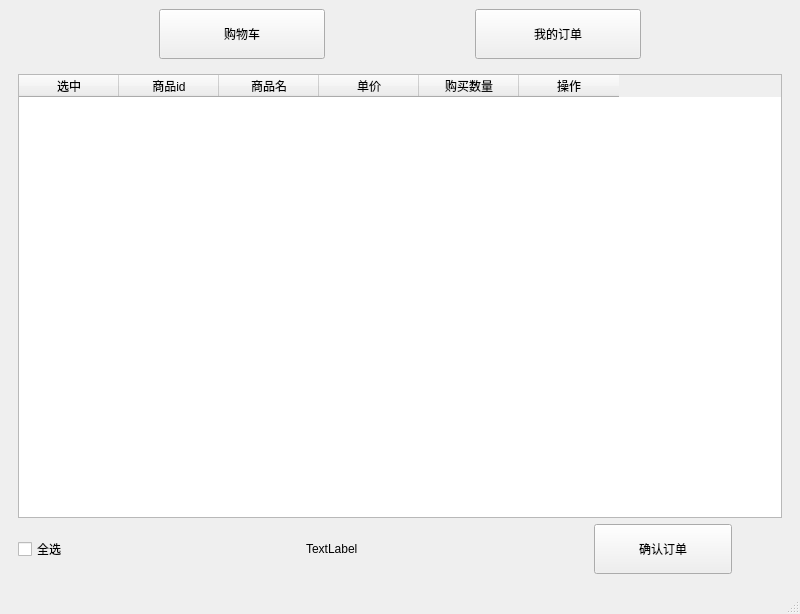
<?xml version="1.0" encoding="UTF-8"?>
<ui version="4.0">
 <class>MainWindow</class>
 <widget class="QMainWindow" name="MainWindow">
  <property name="geometry">
   <rect>
    <x>0</x>
    <y>0</y>
    <width>800</width>
    <height>614</height>
   </rect>
  </property>
  <property name="windowTitle">
   <string>MainWindow</string>
  </property>
  <widget class="QWidget" name="centralwidget">
   <layout class="QVBoxLayout" name="verticalLayout_2">
    <item>
     <layout class="QHBoxLayout" name="horizontalLayout">
      <property name="spacing">
       <number>150</number>
      </property>
      <property name="leftMargin">
       <number>150</number>
      </property>
      <property name="rightMargin">
       <number>150</number>
      </property>
      <item>
       <widget class="QPushButton" name="returnCartBtn">
        <property name="minimumSize">
         <size>
          <width>0</width>
          <height>50</height>
         </size>
        </property>
        <property name="text">
         <string>购物车</string>
        </property>
       </widget>
      </item>
      <item>
       <widget class="QPushButton" name="myOrderBtn">
        <property name="minimumSize">
         <size>
          <width>0</width>
          <height>50</height>
         </size>
        </property>
        <property name="text">
         <string>我的订单</string>
        </property>
       </widget>
      </item>
     </layout>
    </item>
    <item>
     <widget class="QStackedWidget" name="stackedWidget">
      <property name="currentIndex">
       <number>0</number>
      </property>
      <widget class="QWidget" name="page">
       <layout class="QVBoxLayout" name="verticalLayout">
        <item>
         <widget class="QTableWidget" name="table">
          <property name="enabled">
           <bool>true</bool>
          </property>
          <column>
           <property name="text">
            <string>选中</string>
           </property>
          </column>
          <column>
           <property name="text">
            <string>商品id</string>
           </property>
          </column>
          <column>
           <property name="text">
            <string>商品名</string>
           </property>
          </column>
          <column>
           <property name="text">
            <string>单价</string>
           </property>
          </column>
          <column>
           <property name="text">
            <string>购买数量</string>
           </property>
          </column>
          <column>
           <property name="text">
            <string>操作</string>
           </property>
          </column>
         </widget>
        </item>
        <item>
         <layout class="QHBoxLayout" name="horizontalLayout_2">
          <property name="spacing">
           <number>150</number>
          </property>
          <property name="leftMargin">
           <number>0</number>
          </property>
          <property name="rightMargin">
           <number>50</number>
          </property>
          <item>
           <widget class="QCheckBox" name="checkAll">
            <property name="text">
             <string>全选</string>
            </property>
           </widget>
          </item>
          <item>
           <widget class="QLabel" name="moneyLabel">
            <property name="text">
             <string>TextLabel</string>
            </property>
           </widget>
          </item>
          <item>
           <widget class="QPushButton" name="checkOrderBtn">
            <property name="minimumSize">
             <size>
              <width>0</width>
              <height>50</height>
             </size>
            </property>
            <property name="text">
             <string>确认订单</string>
            </property>
           </widget>
          </item>
         </layout>
        </item>
       </layout>
      </widget>
      <widget class="QWidget" name="page_2">
       <layout class="QVBoxLayout" name="verticalLayout_6">
        <item>
         <layout class="QHBoxLayout" name="horizontalLayout_6">
          <item>
           <spacer name="horizontalSpacer_6">
            <property name="orientation">
             <enum>Qt::Horizontal</enum>
            </property>
            <property name="sizeHint" stdset="0">
             <size>
              <width>40</width>
              <height>20</height>
             </size>
            </property>
           </spacer>
          </item>
          <item>
           <widget class="QLabel" name="label_3">
            <property name="text">
             <string>请完善订单信息</string>
            </property>
           </widget>
          </item>
          <item>
           <spacer name="horizontalSpacer_5">
            <property name="orientation">
             <enum>Qt::Horizontal</enum>
            </property>
            <property name="sizeHint" stdset="0">
             <size>
              <width>40</width>
              <height>20</height>
             </size>
            </property>
           </spacer>
          </item>
         </layout>
        </item>
        <item>
         <layout class="QVBoxLayout" name="verticalLayout_5">
          <item>
           <widget class="QLabel" name="label">
            <property name="text">
             <string>选择收货人信息：</string>
            </property>
           </widget>
          </item>
          <item>
           <widget class="QTableWidget" name="con_table">
            <column>
             <property name="text">
              <string>选择</string>
             </property>
            </column>
            <column>
             <property name="text">
              <string>姓名</string>
             </property>
            </column>
            <column>
             <property name="text">
              <string>联系方式</string>
             </property>
            </column>
            <column>
             <property name="text">
              <string>地址信息</string>
             </property>
            </column>
            <column>
             <property name="text">
              <string>操作</string>
             </property>
            </column>
           </widget>
          </item>
         </layout>
        </item>
        <item>
         <layout class="QHBoxLayout" name="horizontalLayout_5">
          <item>
           <layout class="QVBoxLayout" name="verticalLayout_4">
            <item>
             <widget class="QLabel" name="label_4">
              <property name="text">
               <string>商品清单：</string>
              </property>
             </widget>
            </item>
            <item>
             <widget class="QTableWidget" name="mer_table">
              <property name="minimumSize">
               <size>
                <width>399</width>
                <height>287</height>
               </size>
              </property>
              <column>
               <property name="text">
                <string>商品名</string>
               </property>
              </column>
              <column>
               <property name="text">
                <string>单价</string>
               </property>
              </column>
              <column>
               <property name="text">
                <string>购买数量</string>
               </property>
              </column>
             </widget>
            </item>
           </layout>
          </item>
          <item>
           <layout class="QVBoxLayout" name="verticalLayout_3">
            <item>
             <layout class="QHBoxLayout" name="horizontalLayout_3">
              <item>
               <spacer name="horizontalSpacer">
                <property name="orientation">
                 <enum>Qt::Horizontal</enum>
                </property>
                <property name="sizeHint" stdset="0">
                 <size>
                  <width>40</width>
                  <height>20</height>
                 </size>
                </property>
               </spacer>
              </item>
              <item>
               <widget class="QLabel" name="label_2">
                <property name="text">
                 <string>取货方式：</string>
                </property>
               </widget>
              </item>
              <item>
               <widget class="QComboBox" name="methodBox">
                <property name="minimumSize">
                 <size>
                  <width>150</width>
                  <height>40</height>
                 </size>
                </property>
                <item>
                 <property name="text">
                  <string>超市配送</string>
                 </property>
                </item>
                <item>
                 <property name="text">
                  <string>自行取货</string>
                 </property>
                </item>
               </widget>
              </item>
              <item>
               <spacer name="horizontalSpacer_2">
                <property name="orientation">
                 <enum>Qt::Horizontal</enum>
                </property>
                <property name="sizeHint" stdset="0">
                 <size>
                  <width>40</width>
                  <height>20</height>
                 </size>
                </property>
               </spacer>
              </item>
             </layout>
            </item>
            <item>
             <layout class="QHBoxLayout" name="horizontalLayout_4">
              <item>
               <spacer name="horizontalSpacer_3">
                <property name="orientation">
                 <enum>Qt::Horizontal</enum>
                </property>
                <property name="sizeHint" stdset="0">
                 <size>
                  <width>40</width>
                  <height>20</height>
                 </size>
                </property>
               </spacer>
              </item>
              <item>
               <widget class="QLabel" name="moneyLabel2">
                <property name="minimumSize">
                 <size>
                  <width>150</width>
                  <height>30</height>
                 </size>
                </property>
                <property name="maximumSize">
                 <size>
                  <width>150</width>
                  <height>30</height>
                 </size>
                </property>
                <property name="text">
                 <string>TextLabel</string>
                </property>
               </widget>
              </item>
              <item>
               <widget class="QPushButton" name="payBtn">
                <property name="minimumSize">
                 <size>
                  <width>120</width>
                  <height>50</height>
                 </size>
                </property>
                <property name="maximumSize">
                 <size>
                  <width>120</width>
                  <height>16777215</height>
                 </size>
                </property>
                <property name="text">
                 <string>确认支付</string>
                </property>
               </widget>
              </item>
              <item>
               <spacer name="horizontalSpacer_4">
                <property name="orientation">
                 <enum>Qt::Horizontal</enum>
                </property>
                <property name="sizeHint" stdset="0">
                 <size>
                  <width>40</width>
                  <height>20</height>
                 </size>
                </property>
               </spacer>
              </item>
             </layout>
            </item>
           </layout>
          </item>
         </layout>
        </item>
       </layout>
      </widget>
      <widget class="QWidget" name="page_3">
       <layout class="QHBoxLayout" name="horizontalLayout_7">
        <item>
         <widget class="QTableWidget" name="history_table">
          <attribute name="verticalHeaderMinimumSectionSize">
           <number>37</number>
          </attribute>
          <column>
           <property name="text">
            <string>订单状态</string>
           </property>
          </column>
          <column>
           <property name="text">
            <string>商品图片</string>
           </property>
          </column>
          <column>
           <property name="text">
            <string>商品名</string>
           </property>
          </column>
          <column>
           <property name="text">
            <string>商品数量</string>
           </property>
          </column>
          <column>
           <property name="text">
            <string>操作</string>
           </property>
          </column>
         </widget>
        </item>
       </layout>
      </widget>
     </widget>
    </item>
   </layout>
  </widget>
  <widget class="QMenuBar" name="menubar">
   <property name="geometry">
    <rect>
     <x>0</x>
     <y>0</y>
     <width>800</width>
     <height>26</height>
    </rect>
   </property>
  </widget>
  <widget class="QStatusBar" name="statusbar"/>
 </widget>
 <resources/>
 <connections/>
</ui>
